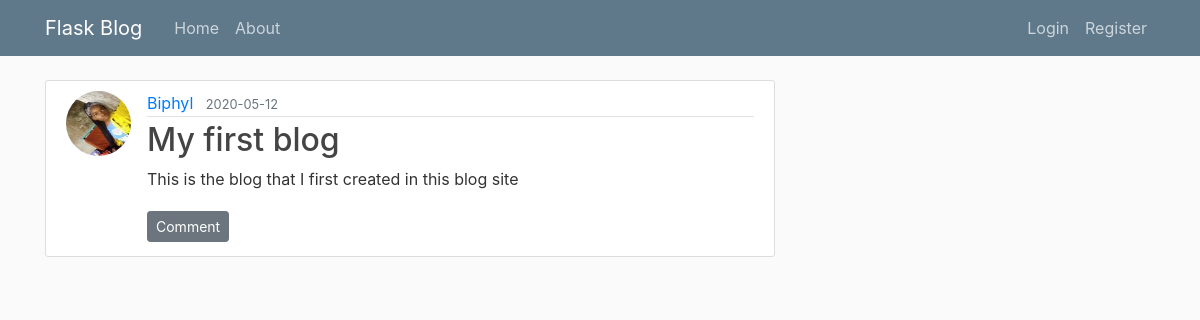
/post/1, run on the app's committed database.
### blog/models.py (models this page shows, shortened)
class User(db.Model, UserMixin):
    id = db.Column(db.Integer, primary_key=True)
    username = db.Column(db.String(20), unique=True, nullable=False)
    email = db.Column(db.String(120), unique=True, nullable=False)
    image_file = db.Column(db.String(20), nullable=False, default='default.jpg')
    password = db.Column(db.String(60), nullable=False)
    posts = db.relationship('Post', backref='author', lazy=True)

class Post(db.Model):
    id = db.Column(db.Integer, primary_key=True)
    title = db.Column(db.String(100), nullable=False)
    date_posted = db.Column(db.DateTime, nullable=False, default=datetime.utcnow)
    content = db.Column(db.Text, nullable=False)
    user_id = db.Column(db.Integer, db.ForeignKey('user.id'), nullable=False)

### blog/posts/routes.py (the view)
@posts.route("/post/<int:post_id>")
def post(post_id):
    post = Post.query.get_or_404(post_id)
    return render_template('post.html', title=post.title, post=post)

### blog/templates/post.html (shortened to what this page needs)
{% extends "layout.html" %}
{% block content %}
  <article class="media content-section">
    <img class="rounded-circle article-img" src="{{ url_for('static', filename='profile_pics/' + post.author.image_file) }}">
    <div class="media-body">
      <div class="article-metadata">
        <a class="mr-2" href="{{ url_for('users.user_posts', username=post.author.username) }}">{{ post.author.username }}</a>
        <small class="text-muted">{{ post.date_posted.strftime('%Y-%m-%d') }}</small>
      </div>
      <h2 class="article-title">{{ post.title }}</h2>
      <p class="article-content">{{ post.content }}</p>
      <a class="btn btn-secondary btn-sm mt-1 mb-1" href="{{ url_for('posts.new_comment', post_id=post.id) }}">Comment</a>
    </div>
  </article>
{% endblock content %}

### blog/static/main.css (style rules this page uses)
body { background: #fafafa; color: #333333; margin-top: 5rem; }
h1, h2, h3, h4, h5, h6 { color: #444444; }
.content-section { background: #ffffff; padding: 10px 20px; border: 1px solid #dddddd; border-radius: 3px; margin-bottom: 20px; }
.article-title { color: #444444; }
.article-content { white-space: pre-line; }
.article-img { height: 65px; width: 65px; margin-right: 16px; }
.article-metadata { padding-bottom: 1px; margin-bottom: 4px; border-bottom: 1px solid #e3e3e3 }

### data on the page
User: image_file (picture), author.username "Biphyl"
Post: date_posted "2020-05-12", title "My first blog", content "This is the blog that I first created in this blog site"
